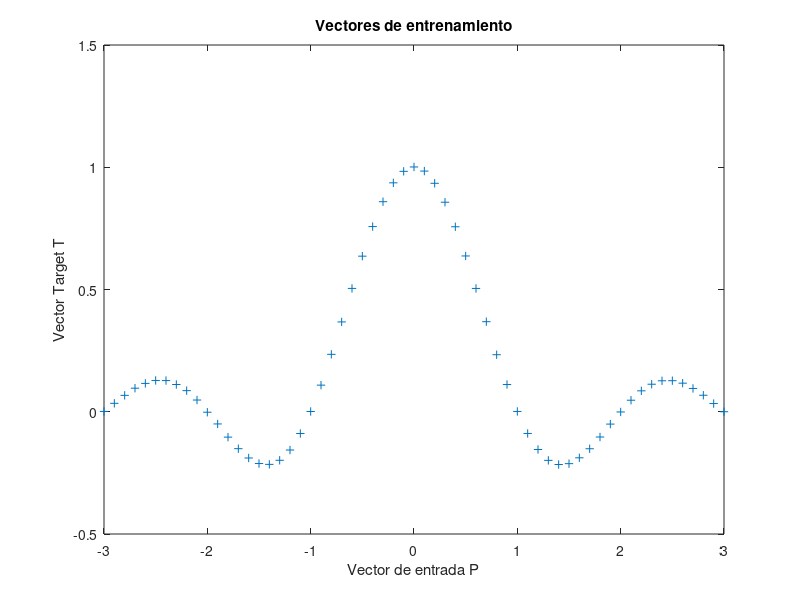

The MATLAB source for this figure: (Note: this script raises an error after producing the figure.)
%%%%%%%%%%%%%%%%%%%%%%%%%%%%%%%%%%%%%%%%%%%%%%%%%%%%%%%%%%%%%%%
% APROXIMACIÓN DE FUNCIONES
%%%%%%%%%%%%%%%%%%%%%%%%%%%%%%%%%%%%%%%%%%%%%%%%%%%%%%%%%%%%%%%
clear all; close all;
% DEFINICIÓN DE LOS VECTORES DE ENTRADA-SALIDA
% ============================================
t = -3:.1:3; % eje de tiempo
F = zeros(size(t));

for i = 1:length(t)
    if t(i) == 0
        F(i) = 1;
    else
        F(i) = sin(pi * t(i)) / (pi * t(i));
    end
end

F = F + 0.001 * randn(size(t));

plot(t, F, '+');
title('Vectores de entrenamiento');
xlabel('Vector de entrada P');
ylabel('Vector Target T');


% DISEÑO DE LA RED
% ==================
hiddenLayerSize = 12;
net = fitnet(hiddenLayerSize,'trainrp');
net.divideParam.trainRatio = 70/100;
net.divideParam.valRatio = 15/100;
net.divideParam.testRatio = 15/100;
net = train(net,t,F);
Y=net(t);
plot(t,F,'+'); hold on;
plot(t,Y,'-r'); hold off;
title('Vectores de entrenamiento');
xlabel('Vector de entrada P');
ylabel('Vector Target T');